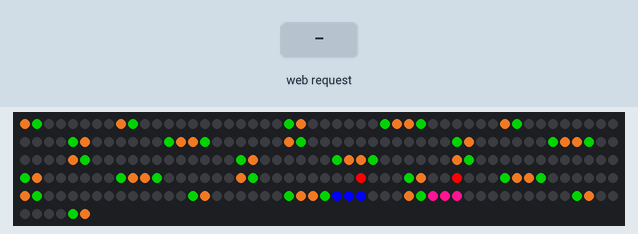
A sketch run on a simulated ESP8266 (NodeMCU). On the bench: 256 RGB LEDs in strip order, left to right, continuing on the next row. The inputs (shaded band) are chosen by the test bench. Random numbers use the default seed unless the sketch sets one; what the sketch prints to the serial monitor is not drawn.

Above: at 1.2 s.
1.3 s: HTTP request GET /jumpBoy2 received
At 2.0 s:
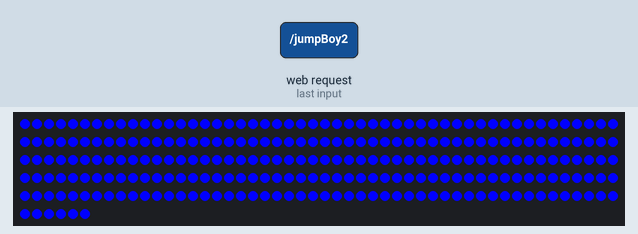
At 2.5 s:
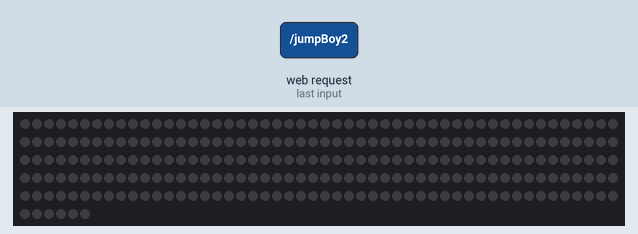

The sketch:

jumpBoy-ESP8266wifi.ino
```cpp
#include <FastLED.h>
#include <ESP8266WiFi.h>
#include <ESP8266WebServer.h>

#define LED_TYPE    WS2812B
#define NUM_LEDS    256

#define DATA_PIN D4
#define SWITCH_PIN D3

#define CHAO_Y2 10

#define BOY_POSITION_X 14
#define BOY_POSITION_X2 14

#define CHAO_Y 2       // Altura do chão
#define BOY_HEIGHT 3  // Altura do boy

CRGB leds[NUM_LEDS];

// Variáveis do jogo
int boyY = CHAO_Y;      // Posição inferior do boy1
int boyY2 = CHAO_Y2;     // Posição inferior do boy2

int boyYabaixo = CHAO_Y;
int boyYabaixo2 = CHAO_Y2;

bool isJumping1 = false; // Indica se o boy1 está no ar
bool isJumping2 = false; // Indica se o boy1 está no ar

bool isDown1 = false;
bool isDown2 = false;

int jumpCounter1 = 0;    // Contador para o salto 1
int jumpCounter2 = 0;    // Contador para o salto 2


int obstacleX = 15;     // Posição inicial do obstáculo
int obstacleX2 = 15;     // Posição inicial do obstáculo

bool gameOver1 = false;
bool gameOver2 = false;

int POSITION_OBSTACLE = 0; // Posição do obstáculo (0 = chão, 1 = topo)
int POSITION_OBSTACLE2 = 0; // Posição do obstáculo (0 = chão, 1 = topo)

// Configurações da rede Wi-Fi
const char* ssid = "motog-lucas";
const char* password = "12345678";

ESP8266WebServer server(80); // Cria o servidor web na porta 80

// Função para renderizar a página HTML
void handleRoot() {
  String player = server.arg("player"); // Obtém o parâmetro da URL
  String html = "<!DOCTYPE html><html>";
  html += "<head><title>Escolha seu Player</title></head>";
  html += "<body style='font-family: Arial; text-align: center;'>";
  html += "<h1>Escolha seu Jogador</h1>";

  if (player == "") {
    html += "<p><button onclick='choosePlayer(1)' style='padding: 10px 20px; font-size: 16px;'>Player 1</button></p>";
    html += "<p><button onclick='choosePlayer(2)' style='padding: 10px 20px; font-size: 16px;'>Player 2</button></p>";
  } else if (player == "1") {
    html += "<h2>Player 1</h2>";
    html += "<p><button onclick='jumpBoy1()' style='padding: 10px 20px; font-size: 16px;'>Pular Boy 1</button></p>";
    html += "<p><button onclick='DownBoy1()' style='padding: 10px 20px; font-size: 16px;'>Abaixar Boy 1</button></p>";
  } else if (player == "2") {
    html += "<h2>Player 2</h2>";
    html += "<p><button onclick='jumpBoy2()' style='padding: 10px 20px; font-size: 16px;'>Pular Boy 2</button></p>";
    html += "<p><button onclick='DownBoy2()' style='padding: 10px 20px; font-size: 16px;'>Abaixar Boy 2</button></p>";
  }

  html += "<script>";
  html += "function choosePlayer(player) { window.location.href = '/?player=' + player; }";
  html += "function jumpBoy1() { fetch('/jumpBoy1'); }";
  html += "function jumpBoy2() { fetch('/jumpBoy2'); }";
  html += "function DownBoy1() { fetch('/DownBoy1'); }";
  html += "function DownBoy2() { fetch('/DownBoy2'); }";
  html += "</script>";

  html += "</body></html>";

  server.send(200, "text/html", html);
}

// Função para obter o estado do interruptor
void getSwitchState() {
  int switchState = digitalRead(SWITCH_PIN); // Lê o estado do switch
  if (switchState == LOW) {
    server.send(200, "text/plain", "ON");
  } else {
    server.send(200, "text/plain", "OFF");
  }
}

void spawn_boy() {
  // Desenhar o boy (3 LEDs de altura)
  if(!isDown1){
    for (int i = 0; i < BOY_HEIGHT; i++) {
      controlLED(BOY_POSITION_X, boyY + i, CRGB::Blue);
    }
  } else {
    for(int i = 0; i < BOY_HEIGHT - 1; i++){
      controlLED(BOY_POSITION_X, boyY + i, CRGB::Blue);
    }
    controlLED(BOY_POSITION_X -1, 3, CRGB::Blue);
  }

  if(!isDown2){
    for (int j = 0; j < BOY_HEIGHT; j++) {
      controlLED(BOY_POSITION_X, boyY2 + j, CRGB::DeepPink);
    }
  } else {
    for(int j = 0; j < BOY_HEIGHT - 1; j++){
      controlLED(BOY_POSITION_X, boyY2 + j, CRGB::DeepPink);
    }
    controlLED(BOY_POSITION_X -1, 11, CRGB::DeepPink);
  }
}

void updateBoy1() {
  if (isJumping1) {
    if (jumpCounter1 < 3) {
      boyY++; // Subindo
    } else if (jumpCounter1 < 6) {
      boyY--; // Descendo
    } else {
      isJumping1 = false; // Terminar o salto
    }
    jumpCounter1++;
  }
}

void updateBoy2() {
  if (isJumping2) {
    if (jumpCounter2 < 3) {
      boyY2++; // Subindo
    } else if (jumpCounter2 < 6) {
      boyY2--; // Descendo
    } else {
      isJumping2 = false; // Terminar o salto
    }
    jumpCounter2++;
  }
}

void resetGame() {
  boyY = CHAO_Y;
  boyY2 = CHAO_Y2;
  obstacleX = 15;
  obstacleX2 = 15;
  isJumping1 = false;
  isJumping2 = false;
  isDown1 = false;
  isDown2 = false;
  gameOver1 = false;
  gameOver2 = false;
}

void displayGameOver() {
  // Mostrar mensagem de "Game Over"
  for (int i = 0; i < 3; i++) {
    for (int j = 0; j < NUM_LEDS; j++) {
      leds[j] = (i % 2 == 0) ? CRGB::DeepPink : CRGB::Black;
    }
    FastLED.show();
    delay(500);
  }

  // Reiniciar o jogo
  resetGame();
}

void displayGameOver2() {
  // Mostrar mensagem de "Game Over"
  for (int i = 0; i < 3; i++) {
    for (int j = 0; j < NUM_LEDS; j++) {
      leds[j] = (i % 2 == 0) ? CRGB::Blue : CRGB::Black;
    }
    FastLED.show();
    delay(500);
  }

  // Reiniciar o jogo
  resetGame();
}

void DownBoy1(){
  if(!isDown1)
    isDown1 = true;
    boyYabaixo--;

  server.send(200, "text/plain", "Boy 1 is Down");
}

void DownBoy2(){
  if(!isDown2)
    isDown2 = true;
    boyYabaixo2--;

  server.send(200, "text/plain", "Boy 2 is Down");
}

void jumpBoy1() {
  if (!isJumping1) {
    isJumping1 = true;
    isDown1 = false;
    jumpCounter1 = 0;
  }
  server.send(200, "text/plain", "Boy 1 Jumped");
}

void jumpBoy2() {
  if (!isJumping2) {
    isJumping2 = true;
    isDown2 = false;
    jumpCounter2 = 0;
  }
  server.send(200, "text/plain", "Boy 2 Jumped");
}

void setup() {
  // Configurar LEDs
  FastLED.addLeds<LED_TYPE, DATA_PIN, GRB>(leds, NUM_LEDS);
  Serial.begin(115200);

  // Configura o NodeMCU como ponto de acesso
  WiFi.softAP(ssid, password);
  Serial.println("Ponto de acesso criado!");
  Serial.print("IP do AP: ");
  Serial.println(WiFi.softAPIP());

  IPAddress apIP = WiFi.softAPIP();
  Serial.print("IP do AP: ");
  Serial.println(apIP);


  // Configuração do servidor
  server.on("/", handleRoot);          // Página principal
  server.on("/getSwitchState", getSwitchState); // Endpoint para estado do switch
  server.on("/jumpBoy1", jumpBoy1);
  server.on("/jumpBoy2", jumpBoy2);
  server.on("/DownBoy1", DownBoy1);
  server.on("/DownBoy2", DownBoy2);


  server.begin();
  Serial.println("Servidor iniciado.");

  // Configuração dos pinos
  pinMode(DATA_PIN, OUTPUT);
  pinMode(SWITCH_PIN, INPUT_PULLUP); // Ativa resistor pull-up interno

  // Inicializar o jogo
  chao();
  spawn_boy();
}


void controlLED(int y, int x, CRGB color) {
  int ledIndex;

  if (y % 2 == 0) { // even row
    ledIndex = x + y * 16;
  } else { // odd row
    ledIndex = (15 - x) + y * 16;
  }

  leds[ledIndex] = color;
}

void chao() {
  // Inicializar cores do chão
  CRGB green = CRGB::Chocolate;
  CRGB brown = CRGB::Green;

  for (int i = 0; i < 16; i++) {
    for (int j = 0; j < 1; j++) {
        controlLED(i, j, green);
      }
    }


  for (int i = 0; i < 16; i++) {
    for (int j = 0; j < 4; j++) {
        if (j == 1) {
        controlLED(i, j, brown);
      }
    }
  }

  for (int i = 0; i < 16; i++) {
    for (int j = 8; j < 10; j++) {
        controlLED(i, j, green);
      }
    }

  for (int i = 0; i < 16; i++) {
    for (int j = 8; j < 12; j++) {
        if (j == 9) {
        controlLED(i, j, brown);
      }
    }
  }
}

void updateObstacle() {
  // Mover o obstáculo para a esquerda
  obstacleX++;
  if (obstacleX > 15) {
    POSITION_OBSTACLE = random(0, 3); // Aleatório: 0 para chão, 1 para topo, 2 para meio
    obstacleX = 0; // Reiniciar na borda direita
  }

  obstacleX2++;
  if (obstacleX2 > 15) {
    POSITION_OBSTACLE2 = random(0, 3); // Aleatório: 0 para chão, 1 para topo, 2 para meio
    obstacleX2 = 0; // Reiniciar na borda direita
  }
}

void checkCollision() {
  // Verificar se o boy colide com o obstáculo
  for (int i = 0; i < BOY_HEIGHT; i++) {
    if (obstacleX == BOY_POSITION_X) {
      if ((POSITION_OBSTACLE == 0 && boyY - i == CHAO_Y) ||
          (POSITION_OBSTACLE == 1 && boyY + i == CHAO_Y + 3) || // Obstáculo no topo
          (POSITION_OBSTACLE == 2 && boyY + i == CHAO_Y + 2 && !isDown1)) {
        gameOver1 = true;
        break;
      }
    }
  }

  for (int j = 0; j < BOY_HEIGHT; j++) {
    if (obstacleX2 == BOY_POSITION_X2) {
      if ((POSITION_OBSTACLE2 == 0 && boyY2 - j == CHAO_Y2) ||
          (POSITION_OBSTACLE2 == 1 && boyY2 + j == CHAO_Y2 + 3)|| // Obstáculo no topo
          (POSITION_OBSTACLE2 == 2 && boyY2 + j == CHAO_Y2 + 2 && !isDown2)){
        gameOver2 = true;
        break;
      }
    }
  }
}

void renderGame() {
  // Limpar a matriz
  for (int i = 0; i < NUM_LEDS; i++) {
    leds[i] = CRGB::Black;
  }

  // Redesenhar o chão
  chao();

  // Desenhar o boy
  spawn_boy();

  // Renderizar o obstáculo
  renderObstacle();

  FastLED.show();
}

void renderObstacle() {
  // Desenhar o obstáculo no chão ou no topo
  if (POSITION_OBSTACLE == 0) {
     controlLED(obstacleX, CHAO_Y, CRGB::Red); // Obstáculo no chão
  } else if(POSITION_OBSTACLE == 1) {
      controlLED(obstacleX, CHAO_Y+3, CRGB::Red);
    } else {
      controlLED(obstacleX, CHAO_Y+2, CRGB::Red);
    }

  if (POSITION_OBSTACLE2 == 0) {
     controlLED(obstacleX2, CHAO_Y2, CRGB::Red); // Obstáculo no chão
  } else if(POSITION_OBSTACLE2 == 1){
     controlLED(obstacleX2, CHAO_Y2+3, CRGB::Red);
    } else {
      controlLED(obstacleX2, CHAO_Y2+2, CRGB::Red);
    }
}

void loop() {
  server.handleClient();

  if (gameOver1) {
    displayGameOver();
    return;
  }

  if (gameOver2) {
    displayGameOver2();
    return;
  }

  // Atualizar posição do boy1
  updateBoy1();

  // Atualizar posição do boy2
  updateBoy2();

  // Atualizar posição do obstáculo
  updateObstacle();

  // Verificar colisões
  checkCollision();

  // Atualizar LEDs
  renderGame();

  // Controle de velocidade do jogo
  delay(100);
}
```

Measured:
- what the display in image 1 shows lasts 0.5 s, from 1.6 s to 2.1 s
